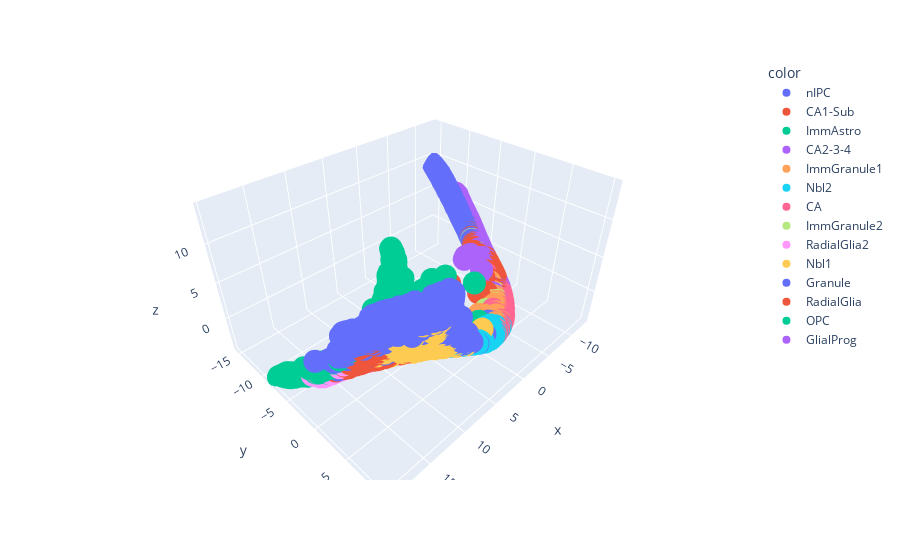

Notebook cell for this chart:
### Code cell
import plotly.express as px
x = graphdr_data[:, 0]
y = graphdr_data[:, 1]
z = graphdr_data[:, 2]
px.scatter_3d(x=x, y=y, z=z, color=labels, size_max=0.01)

### Figure 1 — Plotly figure (JSON) as saved in the notebook; plotly's stock layout.template omitted (floating-point values rounded to 4 significant figures; data arrays with more than 128 entries replaced by an {"elided": "..."} marker saying what was removed)
{"data": [{"hovertemplate": "color=nIPC<br>x=%{x}<br>y=%{y}<br>z=%{z}<extra></extra>", "legendgroup": "nIPC", "marker": {"color": "#636efa", "symbol": "circle"}, "mode": "markers", "name": "nIPC", "scene": "scene", "showlegend": true, "type": "scatter3d", "x": {"elided": "667 float values"}, "y": {"elided": "667 float values"}, "z": {"elided": "667 float values"}}, {"hovertemplate": "color=CA1-Sub<br>x=%{x}<br>y=%{y}<br>z=%{z}<extra></extra>", "legendgroup": "CA1-Sub", "marker": {"color": "#EF553B", "symbol": "circle"}, "mode": "markers", "name": "CA1-Sub", "scene": "scene", "showlegend": true, "type": "scatter3d", "x": {"elided": "924 float values"}, "y": {"elided": "924 float values"}, "z": {"elided": "924 float values"}}, {"hovertemplate": "color=ImmAstro<br>x=%{x}<br>y=%{y}<br>z=%{z}<extra></extra>", "legendgroup": "ImmAstro", "marker": {"color": "#00cc96", "symbol": "circle"}, "mode": "markers", "name": "ImmAstro", "scene": "scene", "showlegend": true, "type": "scatter3d", "x": {"elided": "990 float values"}, "y": {"elided": "990 float values"}, "z": {"elided": "990 float values"}}, {"hovertemplate": "color=CA2-3-4<br>x=%{x}<br>y=%{y}<br>z=%{z}<extra></extra>", "legendgroup": "CA2-3-4", "marker": {"color": "#ab63fa", "symbol": "circle"}, "mode": "markers", "name": "CA2-3-4", "scene": "scene", "showlegend": true, "type": "scatter3d", "x": {"elided": "1155 float values"}, "y": {"elided": "1155 float values"}, "z": {"elided": "1155 float values"}}, {"hovertemplate": "color=ImmGranule1<br>x=%{x}<br>y=%{y}<br>z=%{z}<extra></extra>", "legendgroup": "ImmGranule1", "marker": {"color": "#FFA15A", "symbol": "circle"}, "mode": "markers", "name": "ImmGranule1", "scene": "scene", "showlegend": true, "type": "scatter3d", "x": {"elided": "1362 float values"}, "y": {"elided": "1362 float values"}, "z": {"elided": "1362 float values"}}, {"hovertemplate": "color=Nbl2<br>x=%{x}<br>y=%{y}<br>z=%{z}<extra></extra>", "legendgroup": "Nbl2", "marker": {"color": "#19d3f3", "symbol": "circle"}, "mode": "markers", "name": "Nbl2", "scene": "scene", "showlegend": true, "type": "scatter3d", "x": {"elided": "542 float values"}, "y": {"elided": "542 float values"}, "z": {"elided": "542 float values"}}, {"hovertemplate": "color=CA<br>x=%{x}<br>y=%{y}<br>z=%{z}<extra></extra>", "legendgroup": "CA", "marker": {"color": "#FF6692", "symbol": "circle"}, "mode": "markers", "name": "CA", "scene": "scene", "showlegend": true, "type": "scatter3d", "x": {"elided": "1232 float values"}, "y": {"elided": "1232 float values"}, "z": {"elided": "1232 float values"}}, {"hovertemplate": "color=ImmGranule2<br>x=%{x}<br>y=%{y}<br>z=%{z}<extra></extra>", "legendgroup": "ImmGranule2", "marker": {"color": "#B6E880", "symbol": "circle"}, "mode": "markers", "name": "ImmGranule2", "scene": "scene", "showlegend": true, "type": "scatter3d", "x": {"elided": "1185 float values"}, "y": {"elided": "1185 float values"}, "z": {"elided": "1185 float values"}}, {"hovertemplate": "color=RadialGlia2<br>x=%{x}<br>y=%{y}<br>z=%{z}<extra></extra>", "legendgroup": "RadialGlia2", "marker": {"color": "#FF97FF", "symbol": "circle"}, "mode": "markers", "name": "RadialGlia2", "scene": "scene", "showlegend": true, "type": "scatter3d", "x": {"elided": "215 float values"}, "y": {"elided": "215 float values"}, "z": {"elided": "215 float values"}}, {"hovertemplate": "color=Nbl1<br>x=%{x}<br>y=%{y}<br>z=%{z}<extra></extra>", "legendgroup": "Nbl1", "marker": {"color": "#FECB52", "symbol": "circle"}, "mode": "markers", "name": "Nbl1", "scene": "scene", "showlegend": true, "type": "scatter3d", "x": {"elided": "237 float values"}, "y": {"elided": "237 float values"}, "z": {"elided": "237 float values"}}, {"hovertemplate": "color=Granule<br>x=%{x}<br>y=%{y}<br>z=%{z}<extra></extra>", "legendgroup": "Granule", "marker": {"color": "#636efa", "symbol": "circle"}, "mode": "markers", "name": "Granule", "scene": "scene", "showlegend": true, "type": "scatter3d", "x": {"elided": "477 float values"}, "y": {"elided": "477 float values"}, "z": {"elided": "477 float values"}}, {"hovertemplate": "color=RadialGlia<br>x=%{x}<br>y=%{y}<br>z=%{z}<extra></extra>", "legendgroup": "RadialGlia", "marker": {"color": "#EF553B", "symbol": "circle"}, "mode": "markers", "name": "RadialGlia", "scene": "scene", "showlegend": true, "type": "scatter3d", "x": {"elided": "566 float values"}, "y": {"elided": "566 float values"}, "z": {"elided": "566 float values"}}, {"hovertemplate": "color=OPC<br>x=%{x}<br>y=%{y}<br>z=%{z}<extra></extra>", "legendgroup": "OPC", "marker": {"color": "#00cc96", "symbol": "circle"}, "mode": "markers", "name": "OPC", "scene": "scene", "showlegend": true, "type": "scatter3d", "x": {"elided": "316 float values"}, "y": {"elided": "316 float values"}, "z": {"elided": "316 float values"}}, {"hovertemplate": "color=GlialProg<br>x=%{x}<br>y=%{y}<br>z=%{z}<extra></extra>", "legendgroup": "GlialProg", "marker": {"color": "#ab63fa", "symbol": "circle"}, "mode": "markers", "name": "GlialProg", "scene": "scene", "showlegend": true, "type": "scatter3d", "x": {"elided": "132 float values"}, "y": {"elided": "132 float values"}, "z": {"elided": "132 float values"}}], "layout": {"legend": {"title": {"text": "color"}, "tracegroupgap": 0}, "margin": {"t": 60}, "scene": {"domain": {"x": [0, 1], "y": [0, 1]}, "xaxis": {"title": {"text": "x"}}, "yaxis": {"title": {"text": "y"}}, "zaxis": {"title": {"text": "z"}}}}}
